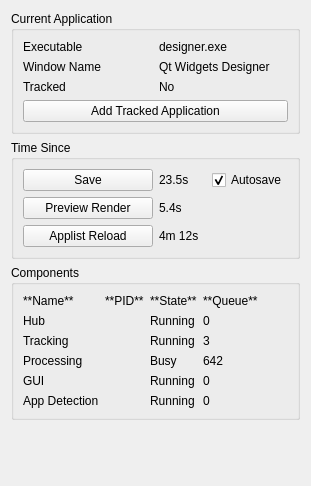
            <widget class="QWidget" name="scrollAreaWidgetContents_3">
             <property name="geometry">
              <rect>
               <x>0</x>
               <y>0</y>
               <width>311</width>
               <height>486</height>
              </rect>
             </property>
             <layout class="QVBoxLayout" name="verticalLayout">
              <item>
               <widget class="QGroupBox" name="groupBox_11">
                <property name="toolTip">
                 <string>Shows the details of the currently focused application.
This can be useful if adding a profile for a new application.</string>
                </property>
                <property name="title">
                 <string>Current Application</string>
                </property>
                <layout class="QVBoxLayout" name="verticalLayout_8">
                 <item>
                  <layout class="QGridLayout" name="gridLayout_5">
                   <item row="1" column="1">
                    <widget class="QLabel" name="stat_app_title">
                     <property name="text">
                      <string>Qt Widgets Designer</string>
                     </property>
                     <property name="wordWrap">
                      <bool>true</bool>
                     </property>
                    </widget>
                   </item>
                   <item row="0" column="1">
                    <widget class="QLabel" name="stat_app_exe">
                     <property name="text">
                      <string>designer.exe</string>
                     </property>
                     <property name="wordWrap">
                      <bool>true</bool>
                     </property>
                    </widget>
                   </item>
                   <item row="1" column="0">
                    <widget class="QLabel" name="label_10">
                     <property name="text">
                      <string>Window Name</string>
                     </property>
                    </widget>
                   </item>
                   <item row="0" column="0">
                    <widget class="QLabel" name="label_5">
                     <property name="text">
                      <string>Executable</string>
                     </property>
                    </widget>
                   </item>
                   <item row="2" column="0">
                    <widget class="QLabel" name="label_6">
                     <property name="text">
                      <string>Tracked</string>
                     </property>
                    </widget>
                   </item>
                   <item row="2" column="1">
                    <widget class="QLabel" name="stat_app_tracked">
                     <property name="text">
                      <string>No</string>
                     </property>
                    </widget>
                   </item>
                  </layout>
                 </item>
                 <item>
                  <widget class="QPushButton" name="stat_app_add">
                   <property name="toolTip">
                    <string>Add a new tracked application.</string>
                   </property>
                   <property name="text">
                    <string>Add Tracked Application</string>
                   </property>
                  </widget>
                 </item>
                </layout>
               </widget>
              </item>
              <item>
               <widget class="QGroupBox" name="groupBox_10">
                <property name="toolTip">
                 <string>Displays how long since actions have occurred.
Clicking the button will trigger a manual update.</string>
                </property>
                <property name="title">
                 <string>Time Since</string>
                </property>
                <layout class="QGridLayout" name="gridLayout_4">
                 <item row="1" column="1">
                  <widget class="QLabel" name="time_since_thumbnail">
                   <property name="toolTip">
                    <string>How many seconds since the render preview was updated.</string>
                   </property>
                   <property name="text">
                    <string>5.4s</string>
                   </property>
                  </widget>
                 </item>
                 <item row="0" column="0">
                  <widget class="QPushButton" name="save">
                   <property name="toolTip">
                    <string>Save all modified profiles.</string>
                   </property>
                   <property name="text">
                    <string>Save</string>
                   </property>
                  </widget>
                 </item>
                 <item row="1" column="0">
                  <widget class="QPushButton" name="thumbnail_refresh">
                   <property name="toolTip">
                    <string>Request a render preview update.</string>
                   </property>
                   <property name="text">
                    <string>Preview Render</string>
                   </property>
                  </widget>
                 </item>
                 <item row="0" column="1">
                  <layout class="QHBoxLayout" name="horizontalLayout_7">
                   <item>
                    <widget class="QLabel" name="time_since_save">
                     <property name="toolTip">
                      <string>How many seconds since the last save.</string>
                     </property>
                     <property name="text">
                      <string>23.5s</string>
                     </property>
                    </widget>
                   </item>
                   <item>
                    <widget class="QCheckBox" name="autosave">
                     <property name="toolTip">
                      <string>Enable or disable autosaving.</string>
                     </property>
                     <property name="text">
                      <string>Autosave</string>
                     </property>
                     <property name="checked">
                      <bool>true</bool>
                     </property>
                    </widget>
                   </item>
                  </layout>
                 </item>
                 <item row="2" column="1">
                  <widget class="QLabel" name="time_since_applist_reload">
                   <property name="toolTip">
                    <string>How many seconds since AppList.txt was read from disk.</string>
                   </property>
                   <property name="text">
                    <string>4m 12s</string>
                   </property>
                  </widget>
                 </item>
                 <item row="2" column="0">
                  <widget class="QPushButton" name="applist_reload">
                   <property name="toolTip">
                    <string>Trigger a reload of AppList.txt.
This should be used after manually editing it.</string>
                   </property>
                   <property name="text">
                    <string>Applist Reload</string>
                   </property>
                  </widget>
                 </item>
                </layout>
               </widget>
              </item>
              <item>
               <widget class="QGroupBox" name="status_components">
                <property name="toolTip">
                 <string>Show the state of each component.</string>
                </property>
                <property name="title">
                 <string>Components</string>
                </property>
                <layout class="QGridLayout" name="gridLayout_8">
                 <item row="1" column="2">
                  <widget class="QLabel" name="status_hub_state">
                   <property name="text">
                    <string>Running</string>
                   </property>
                  </widget>
                 </item>
                 <item row="5" column="2">
                  <widget class="QLabel" name="status_app_state">
                   <property name="text">
                    <string>Running</string>
                   </property>
                  </widget>
                 </item>
                 <item row="1" column="1">
                  <widget class="QLabel" name="status_hub_pid">
                   <property name="text">
                    <string/>
                   </property>
                  </widget>
                 </item>
                 <item row="2" column="2">
                  <widget class="QLabel" name="status_tracking_state">
                   <property name="text">
                    <string>Running</string>
                   </property>
                  </widget>
                 </item>
                 <item row="0" column="0">
                  <widget class="QLabel" name="status_header_name">
                   <property name="text">
                    <string>**Name**</string>
                   </property>
                   <property name="textFormat">
                    <enum>Qt::TextFormat::MarkdownText</enum>
                   </property>
                  </widget>
                 </item>
                 <item row="4" column="0">
                  <widget class="QLabel" name="status_gui_name">
                   <property name="text">
                    <string>GUI</string>
                   </property>
                  </widget>
                 </item>
                 <item row="3" column="1">
                  <widget class="QLabel" name="status_processing_pid">
                   <property name="text">
                    <string/>
                   </property>
                  </widget>
                 </item>
                 <item row="0" column="2">
                  <widget class="QLabel" name="status_header_state">
                   <property name="text">
                    <string>**State**</string>
                   </property>
                   <property name="textFormat">
                    <enum>Qt::TextFormat::MarkdownText</enum>
                   </property>
                  </widget>
                 </item>
                 <item row="5" column="1">
                  <widget class="QLabel" name="status_app_pid">
                   <property name="text">
                    <string/>
                   </property>
                  </widget>
                 </item>
                 <item row="1" column="0">
                  <widget class="QLabel" name="status_hub_name">
                   <property name="text">
                    <string>Hub</string>
                   </property>
                  </widget>
                 </item>
                 <item row="0" column="1">
                  <widget class="QLabel" name="status_header_pid">
                   <property name="text">
                    <string>**PID**</string>
                   </property>
                   <property name="textFormat">
                    <enum>Qt::TextFormat::MarkdownText</enum>
                   </property>
                  </widget>
                 </item>
                 <item row="5" column="0">
                  <widget class="QLabel" name="status_app_name">
                   <property name="text">
                    <string>App Detection</string>
                   </property>
                  </widget>
                 </item>
                 <item row="2" column="0">
                  <widget class="QLabel" name="status_tracking_name">
                   <property name="text">
                    <string>Tracking</string>
                   </property>
                  </widget>
                 </item>
                 <item row="3" column="2">
                  <widget class="QLabel" name="status_processing_state">
                   <property name="text">
                    <string>Busy</string>
                   </property>
                  </widget>
                 </item>
                 <item row="4" column="2">
                  <widget class="QLabel" name="status_gui_state">
                   <property name="text">
                    <string>Running</string>
                   </property>
                  </widget>
                 </item>
                 <item row="3" column="0">
                  <widget class="QLabel" name="status_processing_name">
                   <property name="text">
                    <string>Processing</string>
                   </property>
                  </widget>
                 </item>
                 <item row="2" column="1">
                  <widget class="QLabel" name="status_tracking_pid">
                   <property name="text">
                    <string/>
                   </property>
                  </widget>
                 </item>
                 <item row="4" column="1">
                  <widget class="QLabel" name="status_gui_pid">
                   <property name="text">
                    <string/>
                   </property>
                  </widget>
                 </item>
                 <item row="0" column="3">
                  <widget class="QLabel" name="status_header_queue">
                   <property name="sizePolicy">
                    <sizepolicy hsizetype="Expanding" vsizetype="Preferred">
                     <horstretch>0</horstretch>
                     <verstretch>0</verstretch>
                    </sizepolicy>
                   </property>
                   <property name="text">
                    <string>**Queue**</string>
                   </property>
                   <property name="textFormat">
                    <enum>Qt::TextFormat::MarkdownText</enum>
                   </property>
                  </widget>
                 </item>
                 <item row="1" column="3">
                  <widget class="QLabel" name="status_hub_queue">
                   <property name="text">
                    <string>0</string>
                   </property>
                  </widget>
                 </item>
                 <item row="2" column="3">
                  <widget class="QLabel" name="status_tracking_queue">
                   <property name="text">
                    <string>3</string>
                   </property>
                  </widget>
                 </item>
                 <item row="3" column="3">
                  <widget class="QLabel" name="status_processing_queue">
                   <property name="text">
                    <string>642</string>
                   </property>
                  </widget>
                 </item>
                 <item row="4" column="3">
                  <widget class="QLabel" name="status_gui_queue">
                   <property name="text">
                    <string>0</string>
                   </property>
                  </widget>
                 </item>
                 <item row="5" column="3">
                  <widget class="QLabel" name="status_app_queue">
                   <property name="text">
                    <string>0</string>
                   </property>
                  </widget>
                 </item>
                </layout>
               </widget>
              </item>
              <item>
               <spacer name="verticalSpacer_2">
                <property name="orientation">
                 <enum>Qt::Orientation::Vertical</enum>
                </property>
                <property name="sizeHint" stdset="0">
                 <size>
                  <width>20</width>
                  <height>40</height>
                 </size>
                </property>
               </spacer>
              </item>
             </layout>
            </widget>
